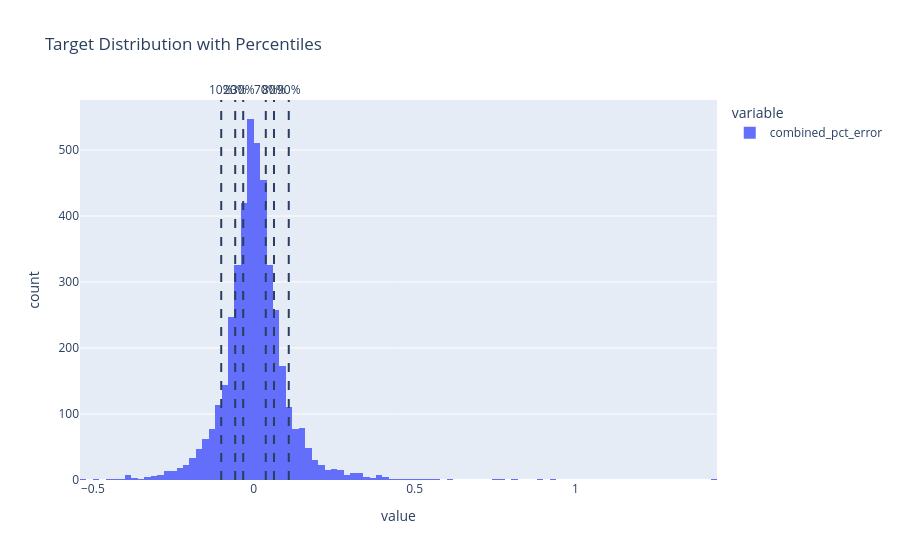

The cell this chart's notebook holds for it:
### Code cell
import plotly.express as px


percentiles = [0.1, 0.2, 0.3, 0.7, 0.8, 0.9]
values = np.quantile(slice_df[targ], percentiles)

fig = px.histogram(slice_df[targ], nbins=100, title="Target Distribution with Percentiles")

for p, v in zip(percentiles, values):
    fig.add_vline(
        x=v,
        line_dash="dash",
        annotation_text=f"{int(p*100)}%",
        annotation_position="top"
    )

fig.show()

### Figure 1 — Plotly figure (JSON) as saved in the notebook; plotly's stock layout.template omitted (floating-point values rounded to 4 significant figures; data arrays with more than 128 entries replaced by an {"elided": "..."} marker saying what was removed)
{"data": [{"bingroup": "x", "hovertemplate": "variable=combined_pct_error<br>value=%{x}<br>count=%{y}<extra></extra>", "legendgroup": "combined_pct_error", "marker": {"color": "#636efa", "pattern": {"shape": ""}}, "name": "combined_pct_error", "nbinsx": 100, "orientation": "v", "showlegend": true, "type": "histogram", "x": {"elided": "4327 float values"}, "xaxis": "x", "yaxis": "y"}], "layout": {"annotations": [{"showarrow": false, "text": "10%", "x": -0.101, "xanchor": "center", "xref": "x", "y": 1, "yanchor": "bottom", "yref": "y domain"}, {"showarrow": false, "text": "20%", "x": -0.05759, "xanchor": "center", "xref": "x", "y": 1, "yanchor": "bottom", "yref": "y domain"}, {"showarrow": false, "text": "30%", "x": -0.03271, "xanchor": "center", "xref": "x", "y": 1, "yanchor": "bottom", "yref": "y domain"}, {"showarrow": false, "text": "70%", "x": 0.03749, "xanchor": "center", "xref": "x", "y": 1, "yanchor": "bottom", "yref": "y domain"}, {"showarrow": false, "text": "80%", "x": 0.06297, "xanchor": "center", "xref": "x", "y": 1, "yanchor": "bottom", "yref": "y domain"}, {"showarrow": false, "text": "90%", "x": 0.1089, "xanchor": "center", "xref": "x", "y": 1, "yanchor": "bottom", "yref": "y domain"}], "barmode": "relative", "legend": {"title": {"text": "variable"}, "tracegroupgap": 0}, "shapes": [{"line": {"dash": "dash"}, "type": "line", "x0": -0.101, "x1": -0.101, "xref": "x", "y0": 0, "y1": 1, "yref": "y domain"}, {"line": {"dash": "dash"}, "type": "line", "x0": -0.05759, "x1": -0.05759, "xref": "x", "y0": 0, "y1": 1, "yref": "y domain"}, {"line": {"dash": "dash"}, "type": "line", "x0": -0.03271, "x1": -0.03271, "xref": "x", "y0": 0, "y1": 1, "yref": "y domain"}, {"line": {"dash": "dash"}, "type": "line", "x0": 0.03749, "x1": 0.03749, "xref": "x", "y0": 0, "y1": 1, "yref": "y domain"}, {"line": {"dash": "dash"}, "type": "line", "x0": 0.06297, "x1": 0.06297, "xref": "x", "y0": 0, "y1": 1, "yref": "y domain"}, {"line": {"dash": "dash"}, "type": "line", "x0": 0.1089, "x1": 0.1089, "xref": "x", "y0": 0, "y1": 1, "yref": "y domain"}], "title": {"text": "Target Distribution with Percentiles"}, "xaxis": {"anchor": "y", "domain": [0, 1], "title": {"text": "value"}}, "yaxis": {"anchor": "x", "domain": [0, 1], "title": {"text": "count"}}}}
